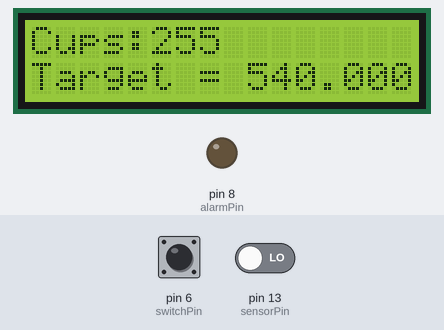
A sketch run on a simulated Arduino Uno, built with avr-gcc and run on an emulated ATmega328P. On the bench: 16×2 character LCD, output pins drawn as LEDs (lit = HIGH). Inputs (shaded band) come from the test bench; at power-on: pin 13 (sensorPin) LOW, pin 6 (switchPin) HIGH. EEPROM starts erased; what the sketch prints to the serial monitor is not drawn.

Above: at 1.2 s.
1.3 s: pin 13 (sensorPin) driven HIGH
At 1.33 s:
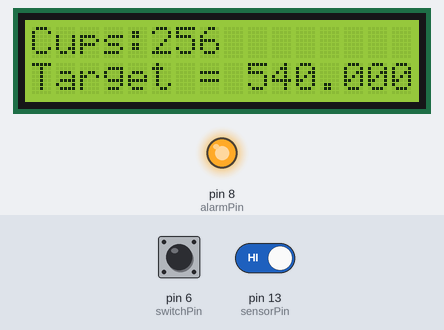
2.9 s: pin 6 (switchPin) pulled LOW for 3.2 s
At 3.8 s:
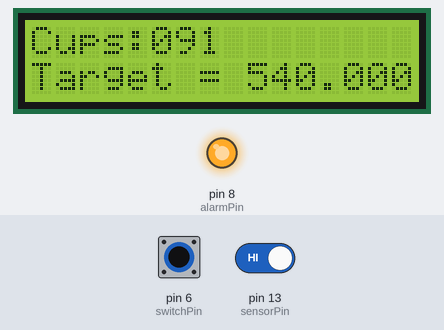
6.7 s: pin 6 (switchPin) pulled LOW for 0.15 s
At 6.8 s:
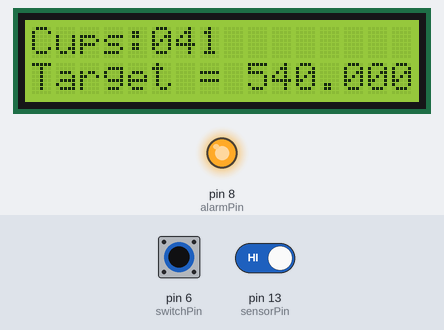
Timing chart, 0 to 9.7 s (numbered marks = the images above; inputs shaded):
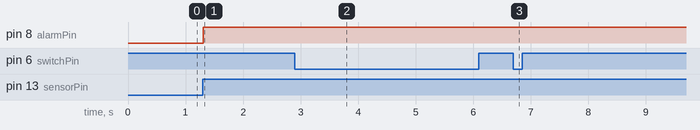

The sketch:

main.ino
```cpp
// (licence header left out)
#include <LiquidCrystal_I2C.h>
#include <EEPROM.h>

LiquidCrystal_I2C lcd(0x27, 16, 2); // Recognizing LCD

int sensorPin = 13; // Output pin

int alarmPin = 8; // Buzzer
int ledPin = 9; // LED
int switchPin = 6; // Switch

int count = 0; // How mamy cups have been collected

void setup() {

  lcd.init(); // Initialize the lcd
  lcd.backlight(); // Turn on the backlight

  pinMode(sensorPin, INPUT); // Sets the sensorPin as an Output
  pinMode(alarmPin, OUTPUT); // Sets the alarmPin as an Output
  pinMode(switchPin, INPUT_PULLUP);

  Serial.begin(9600); // Starts the serial communication

  if (EEPROM.read(0) == 0) {

    EEPROM.write(0, count);

  } else if (EEPROM.read(0) >= 540000) {

    count = 0;
    EEPROM.write(0, 0);

  } else {

    count = EEPROM.read(0);

  }

}

void loop() {

  lcd.setCursor(0,1); // Set the cursor to the first column, second row
  lcd.print("Target = 540.000"); // Print the target
  lcd.setCursor(0,0); // Set the cursor to the first column, first row
  lcd.print("Cups:"); // Print the cups

  int sensorState = digitalRead(sensorPin);
  int switchState = digitalRead(switchPin);

  if (sensorState == 1) { // If the sensorState is true

      count++; // Increase the count by 1

      digitalWrite(alarmPin, HIGH); // Turn on the alarm
      digitalWrite(ledPin, HIGH); // Turn on the LED

      delay(10); // Waits 50 milliseconds

  } else {

     digitalWrite(alarmPin, LOW); // Turn off the alarm
     digitalWrite(ledPin, LOW); // Turn off the LED

  }

  if (switchState == LOW) {

    count = 0;
    EEPROM.update(0, 0);

  }

  lcd.setCursor(5,0); // Set the cursor to the fifth column, first row
  lcd.print(count); // Print the count

  Serial.println(count); // Print the count on the serial monitor

  EEPROM.update(0, count);

  delay(10);  // Waits 50 milliseconds

}
```

Measured:
- after the input at 1.3 s, pin 8 (alarmPin): LOW → HIGH at once; the display: changes at once (image 1)
